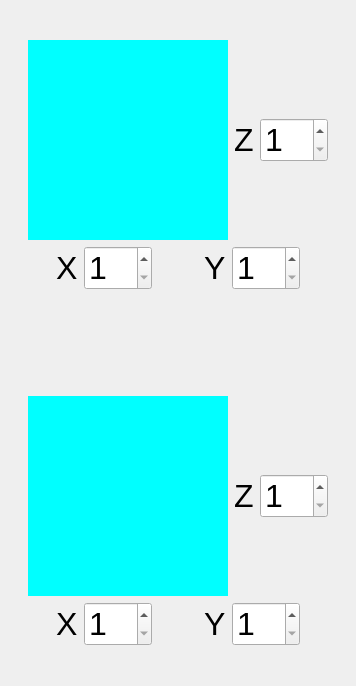
        <widget class="QWidget" name="Ellipsoid">
         <property name="geometry">
          <rect>
           <x>0</x>
           <y>0</y>
           <width>356</width>
           <height>686</height>
          </rect>
         </property>
         <attribute name="label">
          <string>Ellipsoid</string>
         </attribute>
         <layout class="QVBoxLayout" name="verticalLayout_11">
          <item>
           <spacer name="verticalSpacer_5">
            <property name="orientation">
             <enum>Qt::Vertical</enum>
            </property>
            <property name="sizeHint" stdset="0">
             <size>
              <width>20</width>
              <height>40</height>
             </size>
            </property>
           </spacer>
          </item>
          <item>
           <layout class="QVBoxLayout" name="verticalLayout_10">
            <item>
             <layout class="QVBoxLayout" name="verticalLayout_8">
              <item>
               <layout class="QHBoxLayout" name="horizontalLayout_25">
                <item>
                 <spacer name="horizontalSpacer_28">
                  <property name="orientation">
                   <enum>Qt::Horizontal</enum>
                  </property>
                  <property name="sizeHint" stdset="0">
                   <size>
                    <width>40</width>
                    <height>20</height>
                   </size>
                  </property>
                 </spacer>
                </item>
                <item>
                 <widget class="QLabel" name="labelPutEllipsoidPic">
                  <property name="minimumSize">
                   <size>
                    <width>200</width>
                    <height>200</height>
                   </size>
                  </property>
                  <property name="maximumSize">
                   <size>
                    <width>200</width>
                    <height>200</height>
                   </size>
                  </property>
                  <property name="styleSheet">
                   <string notr="true">background: cyan;</string>
                  </property>
                  <property name="text">
                   <string/>
                  </property>
                  <property name="pixmap">
                   <pixmap resource="assets.qrc">:/resource/assets/putEllipsoid.png</pixmap>
                  </property>
                  <property name="scaledContents">
                   <bool>true</bool>
                  </property>
                 </widget>
                </item>
                <item>
                 <widget class="QLabel" name="labelPutEllipsoidZ">
                  <property name="styleSheet">
                   <string notr="true">font-size: 32px;</string>
                  </property>
                  <property name="text">
                   <string>Z</string>
                  </property>
                 </widget>
                </item>
                <item>
                 <widget class="QSpinBox" name="spinPutEllipsoidZ">
                  <property name="styleSheet">
                   <string notr="true">font-size: 32px;</string>
                  </property>
                  <property name="minimum">
                   <number>1</number>
                  </property>
                 </widget>
                </item>
                <item>
                 <spacer name="horizontalSpacer_37">
                  <property name="orientation">
                   <enum>Qt::Horizontal</enum>
                  </property>
                  <property name="sizeHint" stdset="0">
                   <size>
                    <width>40</width>
                    <height>20</height>
                   </size>
                  </property>
                 </spacer>
                </item>
               </layout>
              </item>
              <item>
               <layout class="QHBoxLayout" name="horizontalLayout_26">
                <item>
                 <spacer name="horizontalSpacer_29">
                  <property name="orientation">
                   <enum>Qt::Horizontal</enum>
                  </property>
                  <property name="sizeHint" stdset="0">
                   <size>
                    <width>40</width>
                    <height>20</height>
                   </size>
                  </property>
                 </spacer>
                </item>
                <item>
                 <layout class="QHBoxLayout" name="horizontalLayout_27">
                  <item>
                   <widget class="QLabel" name="labelPutEllipsoidX">
                    <property name="styleSheet">
                     <string notr="true">font-size: 32px;</string>
                    </property>
                    <property name="text">
                     <string>X</string>
                    </property>
                   </widget>
                  </item>
                  <item>
                   <widget class="QSpinBox" name="spinPutEllipsoidX">
                    <property name="styleSheet">
                     <string notr="true">font-size: 32px;</string>
                    </property>
                    <property name="minimum">
                     <number>1</number>
                    </property>
                   </widget>
                  </item>
                 </layout>
                </item>
                <item>
                 <spacer name="horizontalSpacer_30">
                  <property name="orientation">
                   <enum>Qt::Horizontal</enum>
                  </property>
                  <property name="sizeHint" stdset="0">
                   <size>
                    <width>40</width>
                    <height>20</height>
                   </size>
                  </property>
                 </spacer>
                </item>
                <item>
                 <layout class="QHBoxLayout" name="horizontalLayout_28">
                  <item>
                   <widget class="QLabel" name="labelPutEllipsoidY">
                    <property name="styleSheet">
                     <string notr="true">font-size: 32px;</string>
                    </property>
                    <property name="text">
                     <string>Y</string>
                    </property>
                   </widget>
                  </item>
                  <item>
                   <widget class="QSpinBox" name="spinPutEllipsoidY">
                    <property name="styleSheet">
                     <string notr="true">font-size: 32px;</string>
                    </property>
                    <property name="minimum">
                     <number>1</number>
                    </property>
                   </widget>
                  </item>
                 </layout>
                </item>
                <item>
                 <spacer name="horizontalSpacer_31">
                  <property name="orientation">
                   <enum>Qt::Horizontal</enum>
                  </property>
                  <property name="sizeHint" stdset="0">
                   <size>
                    <width>40</width>
                    <height>20</height>
                   </size>
                  </property>
                 </spacer>
                </item>
               </layout>
              </item>
             </layout>
            </item>
            <item>
             <spacer name="verticalSpacer_4">
              <property name="orientation">
               <enum>Qt::Vertical</enum>
              </property>
              <property name="sizeType">
               <enum>QSizePolicy::Minimum</enum>
              </property>
              <property name="sizeHint" stdset="0">
               <size>
                <width>20</width>
                <height>100</height>
               </size>
              </property>
             </spacer>
            </item>
            <item>
             <layout class="QVBoxLayout" name="verticalLayout_9">
              <item>
               <layout class="QHBoxLayout" name="horizontalLayout_29">
                <item>
                 <spacer name="horizontalSpacer_32">
                  <property name="orientation">
                   <enum>Qt::Horizontal</enum>
                  </property>
                  <property name="sizeHint" stdset="0">
                   <size>
                    <width>40</width>
                    <height>20</height>
                   </size>
                  </property>
                 </spacer>
                </item>
                <item>
                 <widget class="QLabel" name="labelCutEllipsoidPic">
                  <property name="minimumSize">
                   <size>
                    <width>200</width>
                    <height>200</height>
                   </size>
                  </property>
                  <property name="maximumSize">
                   <size>
                    <width>200</width>
                    <height>200</height>
                   </size>
                  </property>
                  <property name="styleSheet">
                   <string notr="true">background: cyan;</string>
                  </property>
                  <property name="text">
                   <string/>
                  </property>
                  <property name="pixmap">
                   <pixmap resource="assets.qrc">:/resource/assets/cutEllipsoid.png</pixmap>
                  </property>
                  <property name="scaledContents">
                   <bool>true</bool>
                  </property>
                 </widget>
                </item>
                <item>
                 <widget class="QLabel" name="labelCutEllipsoidZ">
                  <property name="styleSheet">
                   <string notr="true">font-size: 32px;</string>
                  </property>
                  <property name="text">
                   <string>Z</string>
                  </property>
                 </widget>
                </item>
                <item>
                 <widget class="QSpinBox" name="spinCutEllipsoidZ">
                  <property name="styleSheet">
                   <string notr="true">font-size: 32px;</string>
                  </property>
                  <property name="minimum">
                   <number>1</number>
                  </property>
                 </widget>
                </item>
                <item>
                 <spacer name="horizontalSpacer_36">
                  <property name="orientation">
                   <enum>Qt::Horizontal</enum>
                  </property>
                  <property name="sizeHint" stdset="0">
                   <size>
                    <width>40</width>
                    <height>20</height>
                   </size>
                  </property>
                 </spacer>
                </item>
               </layout>
              </item>
              <item>
               <layout class="QHBoxLayout" name="horizontalLayout_30">
                <item>
                 <spacer name="horizontalSpacer_33">
                  <property name="orientation">
                   <enum>Qt::Horizontal</enum>
                  </property>
                  <property name="sizeHint" stdset="0">
                   <size>
                    <width>40</width>
                    <height>20</height>
                   </size>
                  </property>
                 </spacer>
                </item>
                <item>
                 <layout class="QHBoxLayout" name="horizontalLayout_31">
                  <item>
                   <widget class="QLabel" name="labelCutEllipsoidX">
                    <property name="styleSheet">
                     <string notr="true">font-size: 32px;</string>
                    </property>
                    <property name="text">
                     <string>X</string>
                    </property>
                   </widget>
                  </item>
                  <item>
                   <widget class="QSpinBox" name="spinCutEllipsoidX">
                    <property name="styleSheet">
                     <string notr="true">font-size: 32px;</string>
                    </property>
                    <property name="minimum">
                     <number>1</number>
                    </property>
                   </widget>
                  </item>
                 </layout>
                </item>
                <item>
                 <spacer name="horizontalSpacer_34">
                  <property name="orientation">
                   <enum>Qt::Horizontal</enum>
                  </property>
                  <property name="sizeHint" stdset="0">
                   <size>
                    <width>40</width>
                    <height>20</height>
                   </size>
                  </property>
                 </spacer>
                </item>
                <item>
                 <layout class="QHBoxLayout" name="horizontalLayout_32">
                  <item>
                   <widget class="QLabel" name="labelCutEllipsoidY">
                    <property name="styleSheet">
                     <string notr="true">font-size: 32px;</string>
                    </property>
                    <property name="text">
                     <string>Y</string>
                    </property>
                   </widget>
                  </item>
                  <item>
                   <widget class="QSpinBox" name="spinCutEllipsoidY">
                    <property name="styleSheet">
                     <string notr="true">font-size: 32px;</string>
                    </property>
                    <property name="minimum">
                     <number>1</number>
                    </property>
                   </widget>
                  </item>
                 </layout>
                </item>
                <item>
                 <spacer name="horizontalSpacer_35">
                  <property name="orientation">
                   <enum>Qt::Horizontal</enum>
                  </property>
                  <property name="sizeHint" stdset="0">
                   <size>
                    <width>40</width>
                    <height>20</height>
                   </size>
                  </property>
                 </spacer>
                </item>
               </layout>
              </item>
             </layout>
            </item>
           </layout>
          </item>
          <item>
           <spacer name="verticalSpacer_6">
            <property name="orientation">
             <enum>Qt::Vertical</enum>
            </property>
            <property name="sizeHint" stdset="0">
             <size>
              <width>20</width>
              <height>40</height>
             </size>
            </property>
           </spacer>
          </item>
         </layout>
        </widget>
